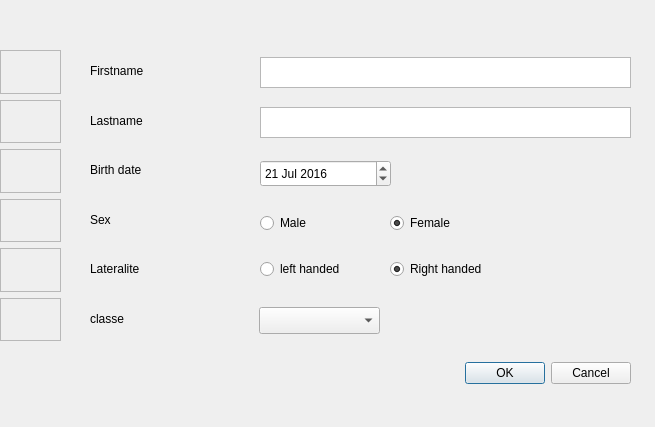
<?xml version="1.0" encoding="UTF-8"?>
<ui version="4.0">
 <class>Dialog</class>
 <widget class="QDialog" name="Dialog">
  <property name="geometry">
   <rect>
    <x>0</x>
    <y>0</y>
    <width>655</width>
    <height>427</height>
   </rect>
  </property>
  <property name="windowTitle">
   <string>Dialog</string>
  </property>
  <widget class="QRadioButton" name="S_male">
   <property name="geometry">
    <rect>
     <x>260</x>
     <y>212</y>
     <width>117</width>
     <height>22</height>
    </rect>
   </property>
   <property name="text">
    <string>Male</string>
   </property>
   <property name="checked">
    <bool>false</bool>
   </property>
   <attribute name="buttonGroup">
    <string notr="true">buttonGroup</string>
   </attribute>
  </widget>
  <widget class="QComboBox" name="choice_class">
   <property name="geometry">
    <rect>
     <x>259</x>
     <y>307</y>
     <width>121</width>
     <height>27</height>
    </rect>
   </property>
   <property name="styleSheet">
    <string notr="true"/>
   </property>
   <property name="currentText" stdset="0">
    <string/>
   </property>
  </widget>
  <widget class="QDialogButtonBox" name="buttonBox">
   <property name="geometry">
    <rect>
     <x>440</x>
     <y>357</y>
     <width>191</width>
     <height>32</height>
    </rect>
   </property>
   <property name="orientation">
    <enum>Qt::Horizontal</enum>
   </property>
   <property name="standardButtons">
    <set>QDialogButtonBox::Cancel|QDialogButtonBox::Ok</set>
   </property>
  </widget>
  <widget class="QRadioButton" name="L_rightHanded">
   <property name="geometry">
    <rect>
     <x>390</x>
     <y>258</y>
     <width>117</width>
     <height>22</height>
    </rect>
   </property>
   <property name="text">
    <string>Right handed</string>
   </property>
   <property name="checked">
    <bool>true</bool>
   </property>
   <attribute name="buttonGroup">
    <string notr="true">buttonGroup_2</string>
   </attribute>
  </widget>
  <widget class="QDateEdit" name="e_birthDate">
   <property name="geometry">
    <rect>
     <x>260</x>
     <y>160</y>
     <width>131</width>
     <height>27</height>
    </rect>
   </property>
   <property name="date">
    <date>
     <year>2016</year>
     <month>7</month>
     <day>21</day>
    </date>
   </property>
   <property name="minimumDate">
    <date>
     <year>1752</year>
     <month>9</month>
     <day>14</day>
    </date>
   </property>
   <property name="calendarPopup">
    <bool>false</bool>
   </property>
  </widget>
  <widget class="QTextEdit" name="e_lastName">
   <property name="geometry">
    <rect>
     <x>260</x>
     <y>107</y>
     <width>371</width>
     <height>31</height>
    </rect>
   </property>
  </widget>
  <widget class="QWidget" name="verticalLayoutWidget">
   <property name="geometry">
    <rect>
     <x>90</x>
     <y>49</y>
     <width>160</width>
     <height>291</height>
    </rect>
   </property>
   <layout class="QVBoxLayout" name="verticalLayout">
    <item>
     <widget class="QLabel" name="label_firstName">
      <property name="text">
       <string>Firstname</string>
      </property>
     </widget>
    </item>
    <item>
     <widget class="QLabel" name="label_lastName">
      <property name="text">
       <string>Lastname</string>
      </property>
     </widget>
    </item>
    <item>
     <widget class="QLabel" name="label_birth">
      <property name="text">
       <string>Birth date</string>
      </property>
     </widget>
    </item>
    <item>
     <widget class="QLabel" name="label_sex">
      <property name="text">
       <string notr="true">Sex</string>
      </property>
     </widget>
    </item>
    <item>
     <widget class="QLabel" name="label_lateralite">
      <property name="text">
       <string>Lateralite</string>
      </property>
     </widget>
    </item>
    <item>
     <widget class="QLabel" name="classe">
      <property name="text">
       <string>classe</string>
      </property>
     </widget>
    </item>
   </layout>
  </widget>
  <widget class="QRadioButton" name="L_leftHanded">
   <property name="geometry">
    <rect>
     <x>260</x>
     <y>258</y>
     <width>117</width>
     <height>22</height>
    </rect>
   </property>
   <property name="text">
    <string>left handed</string>
   </property>
   <property name="checked">
    <bool>false</bool>
   </property>
   <attribute name="buttonGroup">
    <string notr="true">buttonGroup_2</string>
   </attribute>
  </widget>
  <widget class="QRadioButton" name="S_female">
   <property name="geometry">
    <rect>
     <x>390</x>
     <y>212</y>
     <width>117</width>
     <height>22</height>
    </rect>
   </property>
   <property name="text">
    <string>Female</string>
   </property>
   <property name="checked">
    <bool>true</bool>
   </property>
   <attribute name="buttonGroup">
    <string notr="true">buttonGroup</string>
   </attribute>
  </widget>
  <widget class="QTextEdit" name="e_firstName">
   <property name="geometry">
    <rect>
     <x>260</x>
     <y>57</y>
     <width>371</width>
     <height>31</height>
    </rect>
   </property>
  </widget>
  <widget class="QWidget" name="verticalLayoutWidget_2">
   <property name="geometry">
    <rect>
     <x>0</x>
     <y>50</y>
     <width>61</width>
     <height>291</height>
    </rect>
   </property>
   <layout class="QVBoxLayout" name="verticalLayout_2">
    <item>
     <widget class="QFrame" name="c_firstname">
      <property name="frameShape">
       <enum>QFrame::StyledPanel</enum>
      </property>
      <property name="frameShadow">
       <enum>QFrame::Raised</enum>
      </property>
     </widget>
    </item>
    <item>
     <widget class="QFrame" name="c_lastname">
      <property name="frameShape">
       <enum>QFrame::StyledPanel</enum>
      </property>
      <property name="frameShadow">
       <enum>QFrame::Raised</enum>
      </property>
     </widget>
    </item>
    <item>
     <widget class="QFrame" name="c_birth">
      <property name="frameShape">
       <enum>QFrame::StyledPanel</enum>
      </property>
      <property name="frameShadow">
       <enum>QFrame::Raised</enum>
      </property>
     </widget>
    </item>
    <item>
     <widget class="QFrame" name="c_sex">
      <property name="frameShape">
       <enum>QFrame::StyledPanel</enum>
      </property>
      <property name="frameShadow">
       <enum>QFrame::Raised</enum>
      </property>
     </widget>
    </item>
    <item>
     <widget class="QFrame" name="c_lateralite">
      <property name="frameShape">
       <enum>QFrame::StyledPanel</enum>
      </property>
      <property name="frameShadow">
       <enum>QFrame::Raised</enum>
      </property>
     </widget>
    </item>
    <item>
     <widget class="QFrame" name="c_section">
      <property name="frameShape">
       <enum>QFrame::StyledPanel</enum>
      </property>
      <property name="frameShadow">
       <enum>QFrame::Raised</enum>
      </property>
     </widget>
    </item>
   </layout>
  </widget>
 </widget>
 <resources/>
 <connections/>
 <buttongroups>
  <buttongroup name="buttonGroup"/>
  <buttongroup name="buttonGroup_2"/>
 </buttongroups>
</ui>
